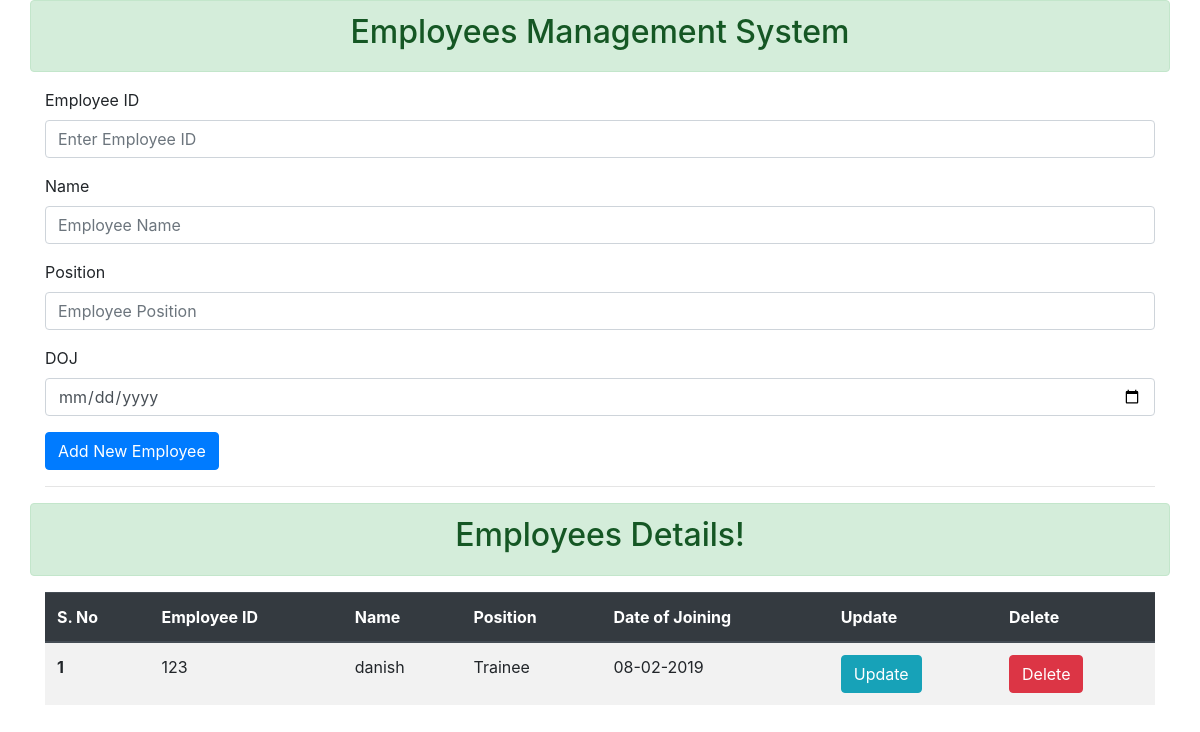
Before: / with the older database file.
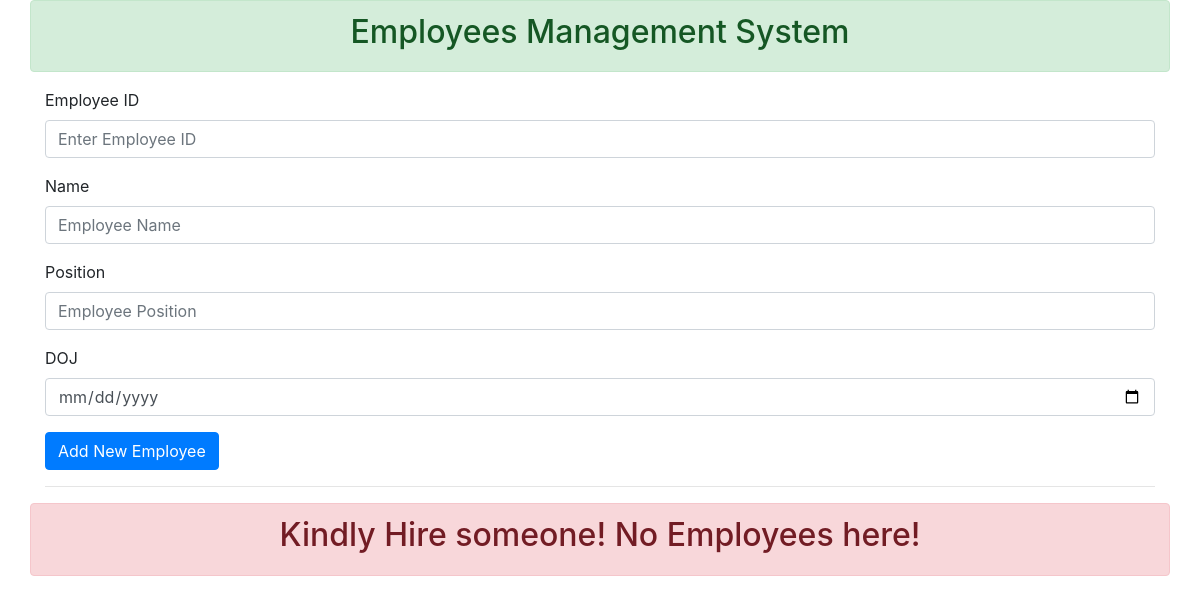
After: the same page with the newer database file.
### tables this page shows
CREATE TABLE employees(
		   emp_id INTEGER PRIMARY KEY UNIQUE,
		   emp_name TEXT NOT NULL,
		   emp_position TEXT NOT NULL,
		   emp_doj datetime NOT NULL);

### App.py (the view)
@app.route('/', methods=['GET', 'POST'])
def index():
	db = Database()
	if request.method=='POST':
		emp_id = request.form['emp_id']
		emp_name = request.form['emp_name']
		emp_position = request.form['emp_position']
		emp_doj = request.form['emp_doj']
		db.insert(emp_id, emp_name,emp_position, emp_doj)
		return redirect('/')
	else:
		emps = db.select_all()
		return render_template('index.html',employees=emps)

### Database.py (called while the page is built)
	def select_all(self):
		self.query = "select * from employees"
		try:
			self.cursor.execute(self.query)
			return self.cursor.fetchall()
		except:
			print("Unable to select!!")
			return False

### templates/index.html (shortened to what this page needs)
{% extends 'base.html' %}
{%block body%}
<div class="container">
	<div class="row">
		<div class="alert alert-success col-md-12" role="alert">
			  <h2 class="text-center"> Employees Management System</h2>
		</div>
		<form action="/", method="POST" class="col-md-12">
		  <div class="form-group">
		    <label for="empID">Employee ID</label>
		    <input type="text" class="form-control"  id="empID" name="emp_id" placeholder="Enter Employee ID">
		  </div>
		  <div class="form-group">
		    <label for="empName">Name</label>
		    <input type="text" class="form-control"  name="emp_name" id="empName" placeholder="Employee Name">
		  </div>
		  <div class="form-group">
		    <label for="empName">Position</label>
		    <input type="text" class="form-control"  name="emp_position" id="empPosition" placeholder="Employee Position">
		  </div>
		  <div class="form-group">
		    <label for="empDoj">DOJ</label>
		    <input type="date" class="form-control" name="emp_doj" id="empDoj" placeholder="Employee Date of Joining">
		  </div>
		  <button type="submit" class=" btn btn-primary">Add New Employee</button>
		</form>
	</div>
	<hr class="hr">
	<div class="row">
		{% if employees|length == 0 %}
			<div class="alert alert-danger col-md-12" role="alert">
			  <h2 class="text-center"> Kindly Hire someone! No Employees here!</h2>
			</div>
		{% else %}
		<div class="alert alert-success col-md-12" role="alert">
			  <h2 class="text-center"> Employees Details!</h2>
		</div>
		<div class="col-md-12">
			<table class="table table-striped">
			  <thead class="thead-dark">
			    <tr>
			      <th scope="col">S. No</th>
			      <th scope="col">Employee ID</th>
			      <th scope="col">Name</th>
			      <th scope="col">Position</th>
			      <th scope="col">Date of Joining</th>
			      <th scope="col">Update</th>
			      <th scope="col">Delete</th>
			    </tr>
			  </thead>
			  <tbody>
			  	{% set serial_number = 1 %}
			  	{% for emp in employees %}
			    <tr>
			      <th scope="row">{{serial_number}}</th>
			      <td>{{emp[0]}}</td>
			      <td>{{emp[1]}}</td>
			      <td>{{emp[2]}}</td>
			      <td>{{emp[3]}}</td>
			      <td><a href="/update/{{emp[0]}}"> <button class="btn btn-info">Update</button></a></td>
			      <td><a href="/delete/{{emp[0]}}"> <button class="btn btn-danger">Delete</button></a></td>
			    </tr>
			    {% set serial_number = serial_number + 1 %}
			    {% endfor %}
			    {% endif %}
			  </tbody>
			</table>
		</div>
	</div>
</div>
{%endblock%}

### templates/base.html (shortened to what this page needs)
<!DOCTYPE html>
<html>
<head>
	<link rel="stylesheet" type="text/css" href="{{ url_for('static', filename='css/bootstrap.min.css')}}">
	<link rel="stylesheet" type="text/css" href="{{ url_for('static', filename='css/main.css')}}">
</head>
<body>
{% block body%} {%endblock%}
</body>
</html>

### static/css/main.css (style rules this page uses)
body { margin: 0px; padding: 0px; }
h1,h2 { text-align: center; }

Changed rows visible on the page:
removed employees: serial_number "1", emp_id "123", emp_name "danish", emp_position "Trainee", emp_doj "08-02-2019"
Other visible differences:
text no longer shown: "Employees Details! S. No Employee ID Name Position Date of Joining Update Delete"
text now shown: "Kindly Hire someone! No Employees here!"
